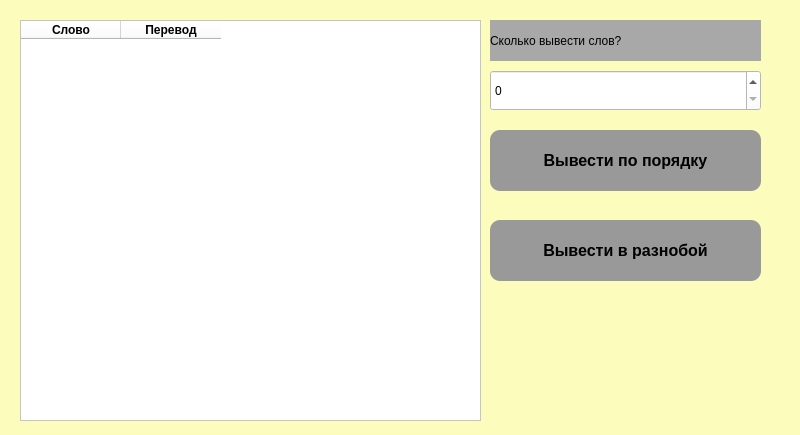
<?xml version="1.0" encoding="UTF-8"?>
<ui version="4.0">
 <class>Learn_Words_Window</class>
 <widget class="QMainWindow" name="Learn_Words_Window">
  <property name="geometry">
   <rect>
    <x>0</x>
    <y>0</y>
    <width>800</width>
    <height>435</height>
   </rect>
  </property>
  <property name="windowTitle">
   <string>MainWindow</string>
  </property>
  <property name="styleSheet">
   <string notr="true">background-color: rgb(252, 252, 189);</string>
  </property>
  <widget class="QWidget" name="centralwidget">
   <widget class="QTableWidget" name="table_words">
    <property name="geometry">
     <rect>
      <x>20</x>
      <y>20</y>
      <width>461</width>
      <height>401</height>
     </rect>
    </property>
    <property name="styleSheet">
     <string notr="true">background-color: rgb(255, 255, 255);</string>
    </property>
    <column>
     <property name="text">
      <string>Слово</string>
     </property>
     <property name="font">
      <font>
       <weight>75</weight>
       <bold>true</bold>
      </font>
     </property>
    </column>
    <column>
     <property name="text">
      <string>Перевод</string>
     </property>
     <property name="font">
      <font>
       <weight>75</weight>
       <italic>false</italic>
       <bold>true</bold>
       <underline>false</underline>
       <strikeout>false</strikeout>
       <kerning>true</kerning>
      </font>
     </property>
    </column>
   </widget>
   <widget class="QLabel" name="label">
    <property name="geometry">
     <rect>
      <x>490</x>
      <y>20</y>
      <width>271</width>
      <height>41</height>
     </rect>
    </property>
    <property name="styleSheet">
     <string notr="true">background-color: rgb(168, 168, 168);
font: 75 18pt &quot;MS Shell Dlg 2&quot;;</string>
    </property>
    <property name="text">
     <string>Сколько вывести слов?</string>
    </property>
   </widget>
   <widget class="QSpinBox" name="spinBox">
    <property name="geometry">
     <rect>
      <x>490</x>
      <y>70</y>
      <width>271</width>
      <height>41</height>
     </rect>
    </property>
    <property name="styleSheet">
     <string notr="true">background-color: rgb(255, 255, 255);
font: 75 18pt &quot;MS Shell Dlg 2&quot;;</string>
    </property>
   </widget>
   <widget class="QPushButton" name="btn_output_in_order">
    <property name="geometry">
     <rect>
      <x>490</x>
      <y>130</y>
      <width>271</width>
      <height>61</height>
     </rect>
    </property>
    <property name="font">
     <font>
      <pointsize>-1</pointsize>
      <weight>75</weight>
      <bold>true</bold>
     </font>
    </property>
    <property name="cursor">
     <cursorShape>ArrowCursor</cursorShape>
    </property>
    <property name="layoutDirection">
     <enum>Qt::LeftToRight</enum>
    </property>
    <property name="styleSheet">
     <string notr="true">QPushButton {
    background-color: rgb(153, 153, 153);
    border: none;
    color: #0000;
    padding: 8px 16px;
    font-size: 16px;
    font-weight: bold;
    border-radius: 10px;;
}

QPushButton:pressed {
     background-color: rgb(0, 170, 0);
    padding-left: 14px;
    padding-top: 10px;
}

QPushButton:focus {
    outline: none;
}
</string>
    </property>
    <property name="text">
     <string>Вывести по порядку</string>
    </property>
    <property name="autoRepeatInterval">
     <number>100</number>
    </property>
   </widget>
   <widget class="QPushButton" name="btn_output_in_diffrent">
    <property name="geometry">
     <rect>
      <x>490</x>
      <y>220</y>
      <width>271</width>
      <height>61</height>
     </rect>
    </property>
    <property name="font">
     <font>
      <pointsize>-1</pointsize>
      <weight>75</weight>
      <bold>true</bold>
     </font>
    </property>
    <property name="cursor">
     <cursorShape>ArrowCursor</cursorShape>
    </property>
    <property name="layoutDirection">
     <enum>Qt::LeftToRight</enum>
    </property>
    <property name="styleSheet">
     <string notr="true">QPushButton {
    background-color: rgb(153, 153, 153);
    border: none;
    color: #0000;
    padding: 8px 16px;
    font-size: 16px;
    font-weight: bold;
    border-radius: 10px;;
}

QPushButton:pressed {
     background-color: rgb(0, 170, 0);
    padding-left: 14px;
    padding-top: 10px;
}

QPushButton:focus {
    outline: none;
}
</string>
    </property>
    <property name="text">
     <string>Вывести в разнобой</string>
    </property>
    <property name="autoRepeatInterval">
     <number>100</number>
    </property>
   </widget>
  </widget>
 </widget>
 <resources/>
 <connections/>
</ui>
